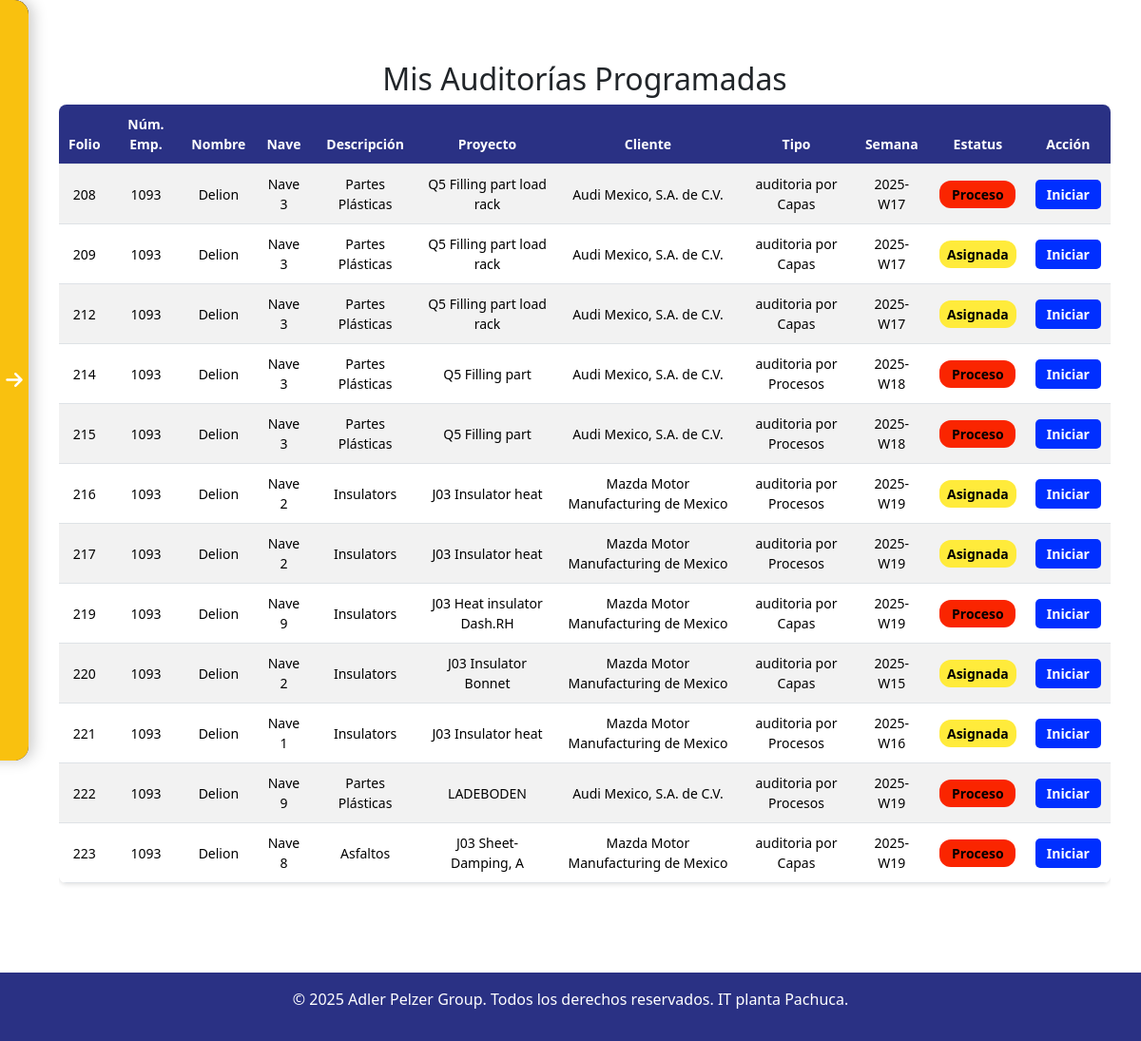
The app's page /Vista/mis_auditorias.php (signed in) with its own data.
### tables this page shows
CREATE TABLE `programar_auditoria` (
  `id_auditoria` int(11) NOT NULL,
  `numero_empleado` varchar(50) DEFAULT NULL,
  `nombre` varchar(100) NOT NULL,
  `nave` varchar(50) NOT NULL,
  `descripcion` text NOT NULL,
  `proyecto` varchar(200) NOT NULL,
  `cliente` varchar(100) NOT NULL,
  `responsable` varchar(100) NOT NULL,
  `tipo_auditoria` enum('auditoria por Capas','auditoria por Procesos') NOT NULL,
  `semana` varchar(10) NOT NULL,
  `fecha_programada` timestamp NOT NULL DEFAULT current_timestamp(),
  `correo` varchar(110) NOT NULL,
  `estatus` enum('Asignada','Proceso','Realizada','Cerrada') NOT NULL,
  `gpn` varchar(100) DEFAULT NULL,
  `numero_parte` varchar(100) DEFAULT NULL
);

### Vista/mis_auditorias.php (the view, shortened to what this page needs)
<?php
require '../conexion.php';
$numero_empleado = $_SESSION['numero_empleado'];
$sql = "SELECT id_auditoria, numero_empleado, nombre, nave, descripcion, proyecto, cliente, responsable, tipo_auditoria, semana, fecha_programada, correo, estatus
        FROM programar_auditoria
        WHERE numero_empleado = ? AND estatus IN ('Asignada', 'Proceso')";
$stmt = $conexion->prepare($sql);
$stmt->bind_param("s", $numero_empleado);
$stmt->execute();
$result = $stmt->get_result();
$auditorias = [];
if ($result->num_rows > 0) {
    while ($row = $result->fetch_assoc()) {
        $auditorias[] = $row;
    }
}
?>
<!DOCTYPE html>
<html lang="es">
<head>
    <link href="https://cdn.jsdelivr.net/npm/bootstrap@5.3.3/dist/css/bootstrap.min.css" rel="stylesheet">
    <link rel="stylesheet" href="https://cdnjs.cloudflare.com/ajax/libs/font-awesome/6.5.1/css/all.min.css">
</head>
<body>
    <div class="sidebar" id="sidebar">
        <div class="sidebar-header">
            <h4>Adler Pelzer Group</h4>
        </div>
        <ul class="nav flex-column">
            <?php if ($_SESSION["tipo"] === 'superadmin' || $_SESSION["tipo"] === "admin"  || $_SESSION["tipo"] === 'auditor'): ?>
                <li class="nav-item">
                </li>
            <?php endif; ?>
            <?php if ($_SESSION["tipo"] === 'superadmin' || $_SESSION["tipo"] === "admin"  || $_SESSION["tipo"] === 'auditor'): ?>
                <li class="nav-item">
                </li>
            <?php endif; ?>
            <?php if ($_SESSION["tipo"] === 'superadmin'): ?>
                <li class="nav-item">
                </li>
            <?php endif; ?>
            <?php if ($_SESSION["tipo"] === 'superadmin' || $_SESSION["tipo"] === "admin"  || $_SESSION["tipo"] === 'auditor'): ?>
                <li class="nav-item">
                </li>
            <?php endif; ?>
            <?php if ($_SESSION["tipo"] === 'superadmin'): ?>
                <li class="nav-item">
                </li>
            <?php endif; ?>
            <?php if ($_SESSION["tipo"] === 'superadmin' || $_SESSION["tipo"] === "admin"): ?>
                <li class="nav-item">
                </li>
            <?php endif; ?>
            <li class="nav-item">
            </li>
            <li class="nav-item">
            </li>
            <li class="nav-item">
            </li>
        </ul>
        <div class="toggle-bar" onclick="toggleSidebar()">
            <i class="fas fa-arrow-right"></i>
        </div>
    </div>
    <div class="content" id="content">
        <div class="container mt-4">
            <h2>Mis Auditorías Programadas</h2>
            <div class="table-responsive">
                <table class="table table-modern table-striped text-center">
                    <thead>
                        <tr>
                            <th>Folio</th>
                            <th>Núm. Emp.</th>
                            <th>Nombre</th>
                            <th>Nave</th>
                            <th>Descripción</th>
                            <th>Proyecto</th>
                            <th>Cliente</th>
                            <th>Tipo</th>
                            <th>Semana</th>
                            <th>Estatus</th>
                            <th>Acción</th>
                        </tr>
                    </thead>
                    <tbody>
                        <?php
                        if (!empty($auditorias)) {
                            foreach ($auditorias as $row) {
                                echo "<tr>";
                                echo "<td>" . htmlspecialchars($row["id_auditoria"]) . "</td>";
                                echo "<td>" . htmlspecialchars($row["numero_empleado"]) . "</td>";
                                echo "<td>" . htmlspecialchars($row["nombre"]) . "</td>";
                                echo "<td>" . htmlspecialchars($row["nave"]) . "</td>";
                                echo "<td>" . htmlspecialchars($row["descripcion"]) . "</td>";
                                echo "<td>" . htmlspecialchars($row["proyecto"]) . "</td>";
                                echo "<td>" . htmlspecialchars($row["cliente"]) . "</td>";
                                echo "<td>" . htmlspecialchars($row["tipo_auditoria"]) . "</td>";
                                echo "<td>" . htmlspecialchars($row["semana"]) . "</td>";
                                $estatus = htmlspecialchars($row["estatus"]);
                                $estatus_class = ($estatus === 'Asignada') ? 'status-asignada' : 'status-proceso';
                                echo "<td><span class='$estatus_class'>$estatus</span></td>";
                                $audit_url = ($row["tipo_auditoria"] === 'auditoria por Procesos')
                                    ? "../por_procesos.php?id_auditoria=" . htmlspecialchars($row["id_auditoria"])
                                    : "../nuevo_index.php?id_auditoria=" . htmlspecialchars($row["id_auditoria"]);
                                echo "<td><a href='$audit_url' class='btn-iniciar'>Iniciar</a></td>";
                                echo "</tr>";
                            }
                        } else {
                            echo "<tr><td colspan='11'>No tienes auditorías asignadas pendientes</td></tr>";
                        }
                        ?>
                    </tbody>
                </table>
            </div>
        </div>
        <br><br><br><br><br>
    </div>
    <?php include('pie.php'); ?>
</body>
</html>

### Vista/mis_auditorias.php (style rules this page uses)
body { background-color: #f8f9fa; font-family: 'Arial', sans-serif; }
.sidebar { height: 100vh; width: 250px; position: fixed; top: 0; left: -220px; background-color: #2A3184; transition: 0.3s; padding-top: 60px; z-index: 1000; border-top-right-radius: 15px; border-bottom-right-radius: 15px; box-shadow: 5px 0 15px rgba(0, 0, 0, 0.2); }
.sidebar-header { padding: 20px; background-color: #1e2561; color: #fff; text-align: center; position: absolute; top: 0; width: 100%; border-top-right-radius: 15px; }
.toggle-bar { position: absolute; right: 0; top: 0; width: 30px; height: 100%; display: flex; align-items: center; justify-content: center; cursor: pointer; transition: 0.3s; border-top-right-radius: 15px; border-bottom-right-radius: 15px; }
.toggle-bar i { color: #fff; font-size: 20px; transition: 0.3s; }
.content { margin-left: 30px; transition: 0.3s; padding: 20px; }
.container { max-width: 95%; margin: 0 auto; padding: 20px; }
.table-modern { border-radius: 8px; overflow: hidden; box-shadow: 0 2px 4px rgba(0, 0, 0, 0.1); background-color: white; font-size: 14px; }
.table-modern thead th { background-color: #2A3184; color: white; text-align: center; padding: 10px; }
.table-modern tbody td { padding: 10px; vertical-align: middle; }
.status-asignada { background-color: #ffeb3b; color: black; padding: 4px 8px; border-radius: 12px; font-weight: bold; display: inline-block; min-width: 80px; }
.status-proceso { background-color: rgb(250, 37, 0); color: black; padding: 4px 8px; border-radius: 12px; font-weight: bold; display: inline-block; min-width: 80px; }
h2 { color: #2A3184; font-weight: bold; text-align: center; margin-bottom: 20px; }
.btn-iniciar { background-color: rgb(0, 47, 255); color: white; padding: 6px 12px; border: none; border-radius: 5px; text-decoration: none; font-weight: bold; }

### Vista/pie.php (style rules this page uses)
body, html { height: 100%; margin: 0; }
.content { min-height: 100%; padding-bottom: 10px; }

### records on screen
programar_auditoria: id_auditoria "208", numero_empleado "1093", nombre "Delion", nave "Nave 3", descripcion "Partes Plásticas", proyecto "Q5 Filling part load rack", cliente "Audi Mexico, S.A. de C.V.", tipo_auditoria "auditoria por Capas", semana "2025-W17", estatus "Proceso"
programar_auditoria: id_auditoria "209", numero_empleado "1093", nombre "Delion", nave "Nave 3", descripcion "Partes Plásticas", proyecto "Q5 Filling part load rack", cliente "Audi Mexico, S.A. de C.V.", tipo_auditoria "auditoria por Capas", semana "2025-W17", estatus "Asignada"
programar_auditoria: id_auditoria "212", numero_empleado "1093", nombre "Delion", nave "Nave 3", descripcion "Partes Plásticas", proyecto "Q5 Filling part load rack", cliente "Audi Mexico, S.A. de C.V.", tipo_auditoria "auditoria por Capas", semana "2025-W17", estatus "Asignada"
programar_auditoria: id_auditoria "214", numero_empleado "1093", nombre "Delion", nave "Nave 3", descripcion "Partes Plásticas", proyecto "Q5 Filling part", cliente "Audi Mexico, S.A. de C.V.", tipo_auditoria "auditoria por Procesos", semana "2025-W18", estatus "Proceso"
programar_auditoria: id_auditoria "215", numero_empleado "1093", nombre "Delion", nave "Nave 3", descripcion "Partes Plásticas", proyecto "Q5 Filling part", cliente "Audi Mexico, S.A. de C.V.", tipo_auditoria "auditoria por Procesos", semana "2025-W18", estatus "Proceso"
programar_auditoria: id_auditoria "216", numero_empleado "1093", nombre "Delion", nave "Nave 2", descripcion "Insulators", proyecto "J03 Insulator heat", cliente "Mazda Motor Manufacturing de Mexico", tipo_auditoria "auditoria por Procesos", semana "2025-W19", estatus "Asignada"
programar_auditoria: id_auditoria "217", numero_empleado "1093", nombre "Delion", nave "Nave 2", descripcion "Insulators", proyecto "J03 Insulator heat", cliente "Mazda Motor Manufacturing de Mexico", tipo_auditoria "auditoria por Procesos", semana "2025-W19", estatus "Asignada"
programar_auditoria: id_auditoria "219", numero_empleado "1093", nombre "Delion", nave "Nave 9", descripcion "Insulators", proyecto "J03 Heat insulator Dash.RH", cliente "Mazda Motor Manufacturing de Mexico", tipo_auditoria "auditoria por Capas", semana "2025-W19", estatus "Proceso"
programar_auditoria: id_auditoria "220", numero_empleado "1093", nombre "Delion", nave "Nave 2", descripcion "Insulators", proyecto "J03 Insulator Bonnet", cliente "Mazda Motor Manufacturing de Mexico", tipo_auditoria "auditoria por Capas", semana "2025-W15", estatus "Asignada"
programar_auditoria: id_auditoria "221", numero_empleado "1093", nombre "Delion", nave "Nave 1", descripcion "Insulators", proyecto "J03 Insulator heat", cliente "Mazda Motor Manufacturing de Mexico", tipo_auditoria "auditoria por Procesos", semana "2025-W16", estatus "Asignada"
programar_auditoria: id_auditoria "222", numero_empleado "1093", nombre "Delion", nave "Nave 9", descripcion "Partes Plásticas", proyecto "LADEBODEN", cliente "Audi Mexico, S.A. de C.V.", tipo_auditoria "auditoria por Procesos", semana "2025-W19", estatus "Proceso"
programar_auditoria: id_auditoria "223", numero_empleado "1093", nombre "Delion", nave "Nave 8", descripcion "Asfaltos", proyecto "J03 Sheet-Damping, A", cliente "Mazda Motor Manufacturing de Mexico", tipo_auditoria "auditoria por Capas", semana "2025-W19", estatus "Proceso"
